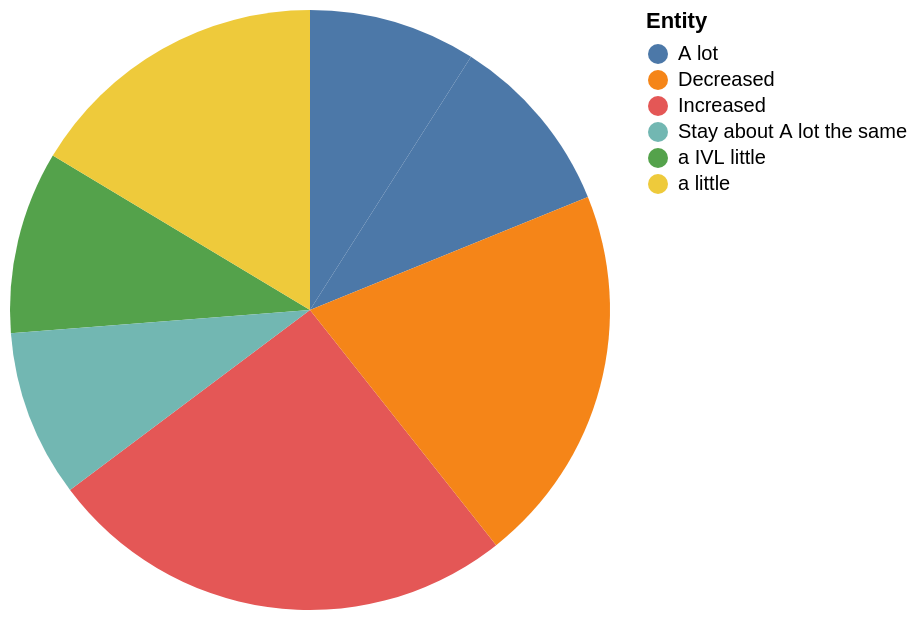

The Vega-Lite source for this figure:
### Vega-Lite specification from a JSON file in a GitHub repository (floating-point values rounded to 4 significant figures)
{"$schema": "https://vega.github.io/schema/vega-lite/v5.json", "description": "Pie chart auto-generated from CSV", "data": {"values": [{"Entity": "a IVL little", "Value": "12"}, {"Entity": "Increased", "Value": "31"}, {"Entity": "Stay about A lot the same", "Value": "11"}, {"Entity": "A lot", "Value": "11"}, {"Entity": "a little", "Value": "20"}, {"Entity": "A lot", "Value": "12"}, {"Entity": "Decreased", "Value": "25"}]}, "mark": "arc", "encoding": {"theta": {"field": "Value", "type": "quantitative"}, "color": {"field": "Entity", "type": "nominal"}}}
